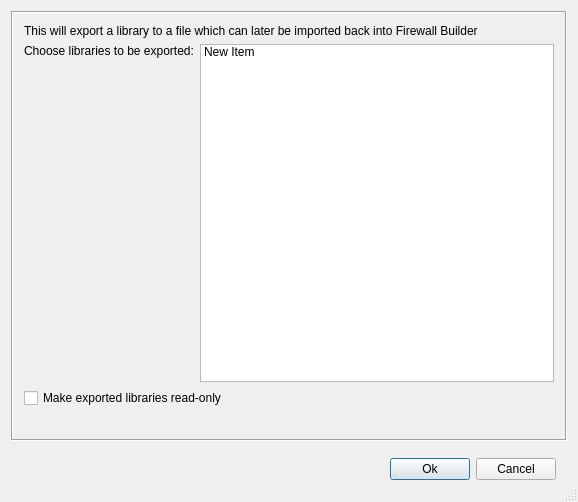
<ui version="4.0" >
 <class>LibExport_q</class>
 <widget class="QDialog" name="LibExport_q" >
  <property name="geometry" >
   <rect>
    <x>0</x>
    <y>0</y>
    <width>578</width>
    <height>502</height>
   </rect>
  </property>
  <property name="sizePolicy" >
   <sizepolicy>
    <hsizetype>5</hsizetype>
    <vsizetype>5</vsizetype>
    <horstretch>0</horstretch>
    <verstretch>0</verstretch>
   </sizepolicy>
  </property>
  <property name="windowTitle" >
   <string>Export</string>
  </property>
  <property name="sizeGripEnabled" >
   <bool>true</bool>
  </property>
  <layout class="QVBoxLayout" >
   <property name="margin" >
    <number>11</number>
   </property>
   <property name="spacing" >
    <number>6</number>
   </property>
   <item>
    <widget class="QFrame" name="frame12" >
     <property name="sizePolicy" >
      <sizepolicy>
       <hsizetype>7</hsizetype>
       <vsizetype>7</vsizetype>
       <horstretch>0</horstretch>
       <verstretch>0</verstretch>
      </sizepolicy>
     </property>
     <property name="frameShape" >
      <enum>QFrame::Box</enum>
     </property>
     <property name="frameShadow" >
      <enum>QFrame::Sunken</enum>
     </property>
     <layout class="QGridLayout" >
      <property name="margin" >
       <number>11</number>
      </property>
      <property name="spacing" >
       <number>6</number>
      </property>
      <item row="0" column="0" colspan="2" >
       <widget class="QLabel" name="textLabel1" >
        <property name="sizePolicy" >
         <sizepolicy>
          <hsizetype>5</hsizetype>
          <vsizetype>0</vsizetype>
          <horstretch>0</horstretch>
          <verstretch>0</verstretch>
         </sizepolicy>
        </property>
        <property name="text" >
         <string>This will export a library to a file which can later be imported back into Firewall Builder</string>
        </property>
        <property name="alignment" >
         <set>Qt::AlignVCenter</set>
        </property>
        <property name="wordWrap" >
         <bool>true</bool>
        </property>
       </widget>
      </item>
      <item row="1" column="1" >
       <widget class="QListWidget" name="libs" >
        <property name="selectionMode" >
         <enum>QAbstractItemView::ExtendedSelection</enum>
        </property>
        <item>
         <property name="text" >
          <string>New Item</string>
         </property>
        </item>
       </widget>
      </item>
      <item row="2" column="0" colspan="2" >
       <widget class="QCheckBox" name="exportRO" >
        <property name="text" >
         <string>Make exported libraries read-only</string>
        </property>
       </widget>
      </item>
      <item row="1" column="0" >
       <widget class="QLabel" name="textLabel2" >
        <property name="text" >
         <string>Choose libraries to be exported:</string>
        </property>
        <property name="alignment" >
         <set>Qt::AlignTop</set>
        </property>
        <property name="wordWrap" >
         <bool>false</bool>
        </property>
       </widget>
      </item>
      <item row="3" column="0" >
       <spacer>
        <property name="orientation" >
         <enum>Qt::Vertical</enum>
        </property>
        <property name="sizeType" >
         <enum>QSizePolicy::Fixed</enum>
        </property>
        <property name="sizeHint" >
         <size>
          <width>20</width>
          <height>20</height>
         </size>
        </property>
       </spacer>
      </item>
     </layout>
    </widget>
   </item>
   <item>
    <widget class="QFrame" name="frame6" >
     <property name="sizePolicy" >
      <sizepolicy>
       <hsizetype>7</hsizetype>
       <vsizetype>5</vsizetype>
       <horstretch>0</horstretch>
       <verstretch>0</verstretch>
      </sizepolicy>
     </property>
     <property name="frameShape" >
      <enum>QFrame::NoFrame</enum>
     </property>
     <property name="frameShadow" >
      <enum>QFrame::Sunken</enum>
     </property>
     <layout class="QHBoxLayout" >
      <property name="margin" >
       <number>11</number>
      </property>
      <property name="spacing" >
       <number>6</number>
      </property>
      <item>
       <spacer>
        <property name="orientation" >
         <enum>Qt::Horizontal</enum>
        </property>
        <property name="sizeType" >
         <enum>QSizePolicy::Expanding</enum>
        </property>
        <property name="sizeHint" >
         <size>
          <width>41</width>
          <height>20</height>
         </size>
        </property>
       </spacer>
      </item>
      <item>
       <widget class="QPushButton" name="okButton" >
        <property name="text" >
         <string>Ok</string>
        </property>
       </widget>
      </item>
      <item>
       <widget class="QPushButton" name="cancelButton" >
        <property name="text" >
         <string>Cancel</string>
        </property>
       </widget>
      </item>
     </layout>
    </widget>
   </item>
  </layout>
 </widget>
 <layoutdefault spacing="6" margin="11" />
 <resources/>
 <connections>
  <connection>
   <sender>okButton</sender>
   <signal>clicked()</signal>
   <receiver>LibExport_q</receiver>
   <slot>accept()</slot>
   <hints>
    <hint type="sourcelabel" >
     <x>20</x>
     <y>20</y>
    </hint>
    <hint type="destinationlabel" >
     <x>20</x>
     <y>20</y>
    </hint>
   </hints>
  </connection>
  <connection>
   <sender>cancelButton</sender>
   <signal>clicked()</signal>
   <receiver>LibExport_q</receiver>
   <slot>reject()</slot>
   <hints>
    <hint type="sourcelabel" >
     <x>20</x>
     <y>20</y>
    </hint>
    <hint type="destinationlabel" >
     <x>20</x>
     <y>20</y>
    </hint>
   </hints>
  </connection>
 </connections>
</ui>
